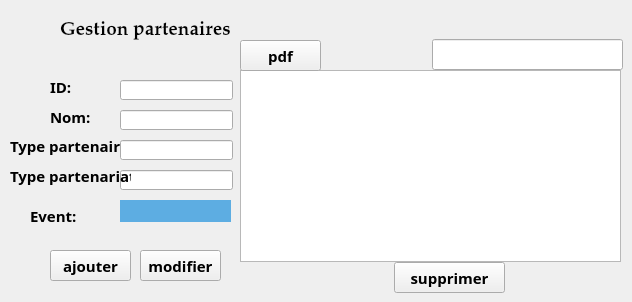
      <widget class="QWidget" name="tab_2">
       <attribute name="title">
        <string>Gestion partenaires</string>
       </attribute>
       <widget class="QTableView" name="partenaires">
        <property name="geometry">
         <rect>
          <x>240</x>
          <y>70</y>
          <width>381</width>
          <height>192</height>
         </rect>
        </property>
       </widget>
       <widget class="QLineEdit" name="id_2">
        <property name="geometry">
         <rect>
          <x>120</x>
          <y>80</y>
          <width>113</width>
          <height>20</height>
         </rect>
        </property>
       </widget>
       <widget class="QLineEdit" name="nom_2">
        <property name="geometry">
         <rect>
          <x>120</x>
          <y>110</y>
          <width>113</width>
          <height>20</height>
         </rect>
        </property>
       </widget>
       <widget class="QLineEdit" name="partenaire">
        <property name="geometry">
         <rect>
          <x>120</x>
          <y>140</y>
          <width>113</width>
          <height>20</height>
         </rect>
        </property>
       </widget>
       <widget class="QLineEdit" name="partenariat">
        <property name="geometry">
         <rect>
          <x>120</x>
          <y>170</y>
          <width>113</width>
          <height>20</height>
         </rect>
        </property>
       </widget>
       <widget class="QComboBox" name="event">
        <property name="geometry">
         <rect>
          <x>120</x>
          <y>200</y>
          <width>111</width>
          <height>22</height>
         </rect>
        </property>
        <property name="styleSheet">
         <string notr="true">QComboBox{
border:                 none;
background-color:   #5DADE2;
color:                      rgb(255, 255, 255);
font-weight:            bold;
padding:                    5px 

}

QComboBox::drop-down{
    border:                 none;
    background-color:   #5DADE2;
    color:                      rgb(255, 255, 255);
    font-weight:            bold;
    padding:                    0px;
}

QComboBox::down-arrow{
    image:         url(:/icons/combobox_down_arrow.png);
    padding-right:          5px;
}</string>
        </property>
       </widget>
       <widget class="QPushButton" name="pushButton_4">
        <property name="geometry">
         <rect>
          <x>50</x>
          <y>250</y>
          <width>81</width>
          <height>31</height>
         </rect>
        </property>
        <property name="font">
         <font>
          <family>Perpetua</family>
          <pointsize>11</pointsize>
          <weight>75</weight>
          <bold>true</bold>
         </font>
        </property>
        <property name="styleSheet">
         <string notr="true"/>
        </property>
        <property name="text">
         <string>ajouter</string>
        </property>
        <property name="icon">
         <iconset>
          <normaloff>../../Desktop/ajout.png</normaloff>../../Desktop/ajout.png</iconset>
        </property>
       </widget>
       <widget class="QPushButton" name="pushButton_5">
        <property name="geometry">
         <rect>
          <x>140</x>
          <y>250</y>
          <width>81</width>
          <height>31</height>
         </rect>
        </property>
        <property name="font">
         <font>
          <family>Perpetua</family>
          <pointsize>11</pointsize>
          <weight>75</weight>
          <bold>true</bold>
         </font>
        </property>
        <property name="styleSheet">
         <string notr="true"/>
        </property>
        <property name="text">
         <string>modifier</string>
        </property>
        <property name="icon">
         <iconset>
          <normaloff>../../Desktop/edit.png</normaloff>../../Desktop/edit.png</iconset>
        </property>
       </widget>
       <widget class="QPushButton" name="pushButton_6">
        <property name="geometry">
         <rect>
          <x>394</x>
          <y>262</y>
          <width>111</width>
          <height>31</height>
         </rect>
        </property>
        <property name="font">
         <font>
          <family>Perpetua</family>
          <pointsize>11</pointsize>
          <weight>75</weight>
          <bold>true</bold>
         </font>
        </property>
        <property name="styleSheet">
         <string notr="true"/>
        </property>
        <property name="text">
         <string>supprimer</string>
        </property>
        <property name="icon">
         <iconset>
          <normaloff>../../Desktop/delete.png</normaloff>../../Desktop/delete.png</iconset>
        </property>
       </widget>
       <widget class="QLabel" name="label_4">
        <property name="geometry">
         <rect>
          <x>50</x>
          <y>80</y>
          <width>47</width>
          <height>14</height>
         </rect>
        </property>
        <property name="font">
         <font>
          <family>Perpetua</family>
          <pointsize>11</pointsize>
          <weight>75</weight>
          <bold>true</bold>
         </font>
        </property>
        <property name="text">
         <string>ID:</string>
        </property>
       </widget>
       <widget class="QLabel" name="label_5">
        <property name="geometry">
         <rect>
          <x>50</x>
          <y>110</y>
          <width>47</width>
          <height>14</height>
         </rect>
        </property>
        <property name="font">
         <font>
          <family>Perpetua</family>
          <pointsize>11</pointsize>
          <weight>75</weight>
          <bold>true</bold>
         </font>
        </property>
        <property name="text">
         <string>Nom:</string>
        </property>
       </widget>
       <widget class="QLabel" name="label_6">
        <property name="geometry">
         <rect>
          <x>10</x>
          <y>130</y>
          <width>121</width>
          <height>31</height>
         </rect>
        </property>
        <property name="font">
         <font>
          <family>Perpetua</family>
          <pointsize>11</pointsize>
          <weight>75</weight>
          <bold>true</bold>
         </font>
        </property>
        <property name="text">
         <string>Type partenaire:</string>
        </property>
       </widget>
       <widget class="QLabel" name="label_7">
        <property name="geometry">
         <rect>
          <x>10</x>
          <y>160</y>
          <width>121</width>
          <height>31</height>
         </rect>
        </property>
        <property name="font">
         <font>
          <family>Perpetua</family>
          <pointsize>11</pointsize>
          <weight>75</weight>
          <bold>true</bold>
         </font>
        </property>
        <property name="text">
         <string>Type partenariat:</string>
        </property>
       </widget>
       <widget class="QLabel" name="label_8">
        <property name="geometry">
         <rect>
          <x>30</x>
          <y>200</y>
          <width>91</width>
          <height>31</height>
         </rect>
        </property>
        <property name="font">
         <font>
          <family>Perpetua</family>
          <pointsize>11</pointsize>
          <weight>75</weight>
          <bold>true</bold>
         </font>
        </property>
        <property name="text">
         <string>Event:</string>
        </property>
       </widget>
       <widget class="QPushButton" name="pushButton_7">
        <property name="geometry">
         <rect>
          <x>240</x>
          <y>40</y>
          <width>81</width>
          <height>31</height>
         </rect>
        </property>
        <property name="font">
         <font>
          <family>Perpetua</family>
          <pointsize>11</pointsize>
          <weight>75</weight>
          <bold>true</bold>
         </font>
        </property>
        <property name="styleSheet">
         <string notr="true"/>
        </property>
        <property name="text">
         <string>pdf</string>
        </property>
       </widget>
       <widget class="QLineEdit" name="lineEdit">
        <property name="geometry">
         <rect>
          <x>432</x>
          <y>39</y>
          <width>191</width>
          <height>31</height>
         </rect>
        </property>
        <property name="inputMask">
         <string/>
        </property>
        <property name="text">
         <string/>
        </property>
       </widget>
       <widget class="QLabel" name="label_12">
        <property name="geometry">
         <rect>
          <x>60</x>
          <y>0</y>
          <width>201</width>
          <height>61</height>
         </rect>
        </property>
        <property name="font">
         <font>
          <family>Palatino Linotype</family>
          <pointsize>14</pointsize>
          <weight>75</weight>
          <bold>true</bold>
         </font>
        </property>
        <property name="text">
         <string>Gestion partenaires</string>
        </property>
       </widget>
       <zorder>pushButton_6</zorder>
       <zorder>partenaires</zorder>
       <zorder>label_6</zorder>
       <zorder>pushButton_4</zorder>
       <zorder>pushButton_5</zorder>
       <zorder>label_5</zorder>
       <zorder>id_2</zorder>
       <zorder>label_4</zorder>
       <zorder>lineEdit</zorder>
       <zorder>label_8</zorder>
       <zorder>partenariat</zorder>
       <zorder>nom_2</zorder>
       <zorder>event</zorder>
       <zorder>partenaire</zorder>
       <zorder>label_7</zorder>
       <zorder>pushButton_7</zorder>
       <zorder>label_12</zorder>
      </widget>
